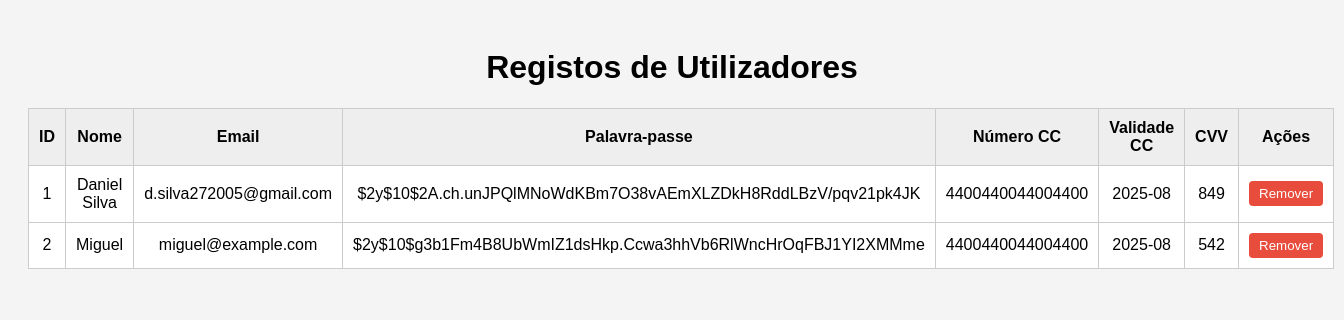
The page /WebSite/php_scripts/list_users.php on the database its author committed.
### tables this page shows
CREATE TABLE dados_cliente (
        user_id INTEGER PRIMARY KEY AUTOINCREMENT,
        nome TEXT NOT NULL,
        email TEXT NOT NULL,
        palavrapasse TEXT NOT NULL,
        num_cc INTEGER,
        validade_cc TEXT NOT NULL,
        cvv_cc INTEGER
    );

### WebSite/php_scripts/list_users.php (the view, shortened to what this page needs)
<?php
try {
    $db = new SQLite3('../../DataBase/venda_bilhetes.db');
    $results = $db->query("SELECT user_id, nome, email, palavrapasse, num_cc, validade_cc, cvv_cc FROM dados_cliente");
    echo "<!DOCTYPE html>
    <html lang='pt'>
    <head>
        <meta charset='UTF-8'>
        <title>Lista de Utilizadores</title>
        <style>
            body {
                font-family: Arial, sans-serif;
                background-color: #f4f4f4;
                padding: 20px;
            }
            h1 {
                text-align: center;
            }
            table {
                width: 90%;
                margin: auto;
                border-collapse: collapse;
                background-color: white;
            }
            th, td {
                border: 1px solid #ccc;
                padding: 10px;
                text-align: center;
            }
            th {
                background-color: #eee;
            }
            form {
                margin: 0;
            }
            button {
                padding: 5px 10px;
                background-color: #e74c3c;
                color: white;
                border: none;
                border-radius: 4px;
                cursor: pointer;
            }
            button:hover {
                background-color: #c0392b;
            }
        </style>
    </head>
    <body>
        <h1>Registos de Utilizadores</h1>
        <table>
            <tr>
                <th>ID</th>
                <th>Nome</th>
                <th>Email</th>
                <th>Palavra-passe</th>
                <th>Número CC</th>
                <th>Validade CC</th>
                <th>CVV</th>
                <th>Ações</th>
            </tr>";
    while ($row = $results->fetchArray(SQLITE3_ASSOC)) {
        echo "<tr>
                <td>" . htmlspecialchars($row['user_id']) . "</td>
                <td>" . htmlspecialchars($row['nome']) . "</td>
                <td>" . htmlspecialchars($row['email']) . "</td>
                <td>" . htmlspecialchars($row['palavrapasse']) . "</td>
                <td>" . htmlspecialchars($row['num_cc']) . "</td>
                <td>" . htmlspecialchars($row['validade_cc']) . "</td>
                <td>" . htmlspecialchars($row['cvv_cc']) . "</td>
                <td>
                    <form method='POST' onsubmit=\"return confirm('Tem a certeza que quer remover este utilizador?');\">
                        <input type='hidden' name='user_id' value='" . $row['user_id'] . "'>
                        <button type='submit' name='remover'>Remover</button>
                    </form>
                </td>
              </tr>";
    }
    echo "</table></body></html>";
} catch (Exception $e) {
    echo "Erro ao aceder à base de dados: " . $e->getMessage();
}
?>

### WebSite/php_scripts/list_users.php (style rules this page uses)
body { font-family: Arial, sans-serif; background-color: #f4f4f4; padding: 20px; }
h1 { text-align: center; }
table { width: 90%; margin: auto; border-collapse: collapse; background-color: white; }
th, td { border: 1px solid #ccc; padding: 10px; text-align: center; }
th { background-color: #eee; }
form { margin: 0; }
button { padding: 5px 10px; background-color: #e74c3c; color: white; border: none; border-radius: 4px; cursor: pointer; }

### rows shown on the page
dados_cliente: user_id "1", nome "Daniel Silva", email "d.silva272005@gmail.com", palavrapasse "$2y$10$2A.ch.unJPQlMNoWdKBm7O38vAEmXLZDkH8RddLBzV/pqv21pk4JK", num_cc "4400440044004400", validade_cc "2025-08", cvv_cc "849"
dados_cliente: user_id "2", nome "Miguel", email "miguel@example.com", palavrapasse "$2y$10$g3b1Fm4B8UbWmIZ1dsHkp.Ccwa3hhVb6RlWncHrOqFBJ1YI2XMMme", num_cc "4400440044004400", validade_cc "2025-08", cvv_cc "542"
